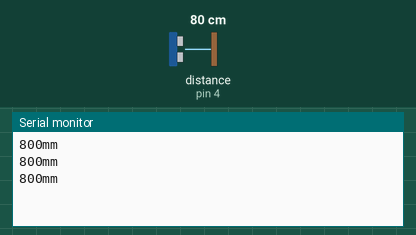
Bench run of a sketch on a simulated Arduino Uno, built with avr-gcc and run on an emulated ATmega328P. Shown: the last lines printed to the serial monitor. Wiring (inferred from the names in the program): ultrasonic range finder: trigger pin 3; echo pin 4. The test bench sets the inputs (shaded band); at power-on: distance to the obstacle (sensor on pin 4) 80 cm. The echo pulse lasts 58.3 µs per cm.

Above: at 1.3 s.
1.4 s: distance to the obstacle (sensor on pin 4) set to 2 cm
At 1.9 s:
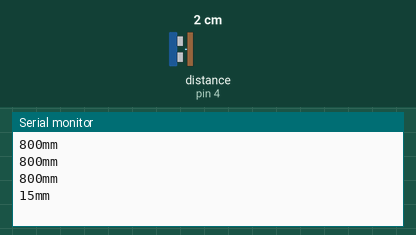
2.9 s: distance to the obstacle (sensor on pin 4) set to 4 cm
At 3.4 s:
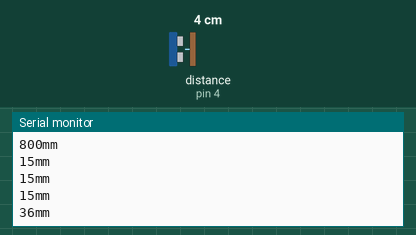
Timing chart, 0 to 5.9 s (numbered marks = the images above; inputs shaded):
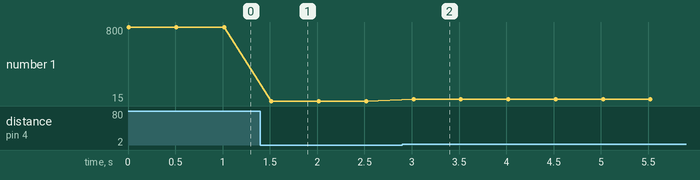

The sketch:

DistanceSensor2Pin.ino
```cpp
const int pingPin = 3;
const int readPin = 4;

void setup() {
  // initialize serial communication:
  Serial.begin(9600);
  pinMode(pingPin, OUTPUT);
  pinMode(readPin, INPUT);
}

void loop() {
  long mm;
  mm = readDistance();
  // convert the time into a distance
  Serial.print(mm);
  Serial.print("mm");
  Serial.println();

  delay(500);
}


long readDistance()
{
  long duration = 0;
  primeSensor();
  duration = pulseIn(readPin, HIGH);
  return microsecondsToTenthsOfMillimetres( duration /10 );
}

void primeSensor()
{
  // The PING))) is triggered by a HIGH pulse of 2 or more microseconds.
  // Give a short LOW pulse beforehand to ensure a clean HIGH pulse:
  digitalWrite(pingPin, LOW);
  delayMicroseconds(2);
  digitalWrite(pingPin, HIGH);
  delayMicroseconds(5);
  digitalWrite(pingPin, LOW);
}

long microsecondsToTenthsOfMillimetres(long microseconds) {
  // The speed of sound is 340 m/s or 29 microseconds per centimeter.
  // The ping travels out and back, so to find the distance of the object we
  // take half of the distance travelled.
  //return (( microseconds * 100 ) / 29 / 2) ;
  return ( ( microseconds * 100 ) / 58 ) ;
}
```

Measured:
- after the input at 1.4 s, the serial monitor: prints a new line after 0.12 s (image 1)
- after the input at 2.9 s, the serial monitor: prints a new line after 0.12 s (image 2)
- plotted number 1: 800 → 15 after the input at 1.4 s, 15 → 36 after the input at 2.9 s
